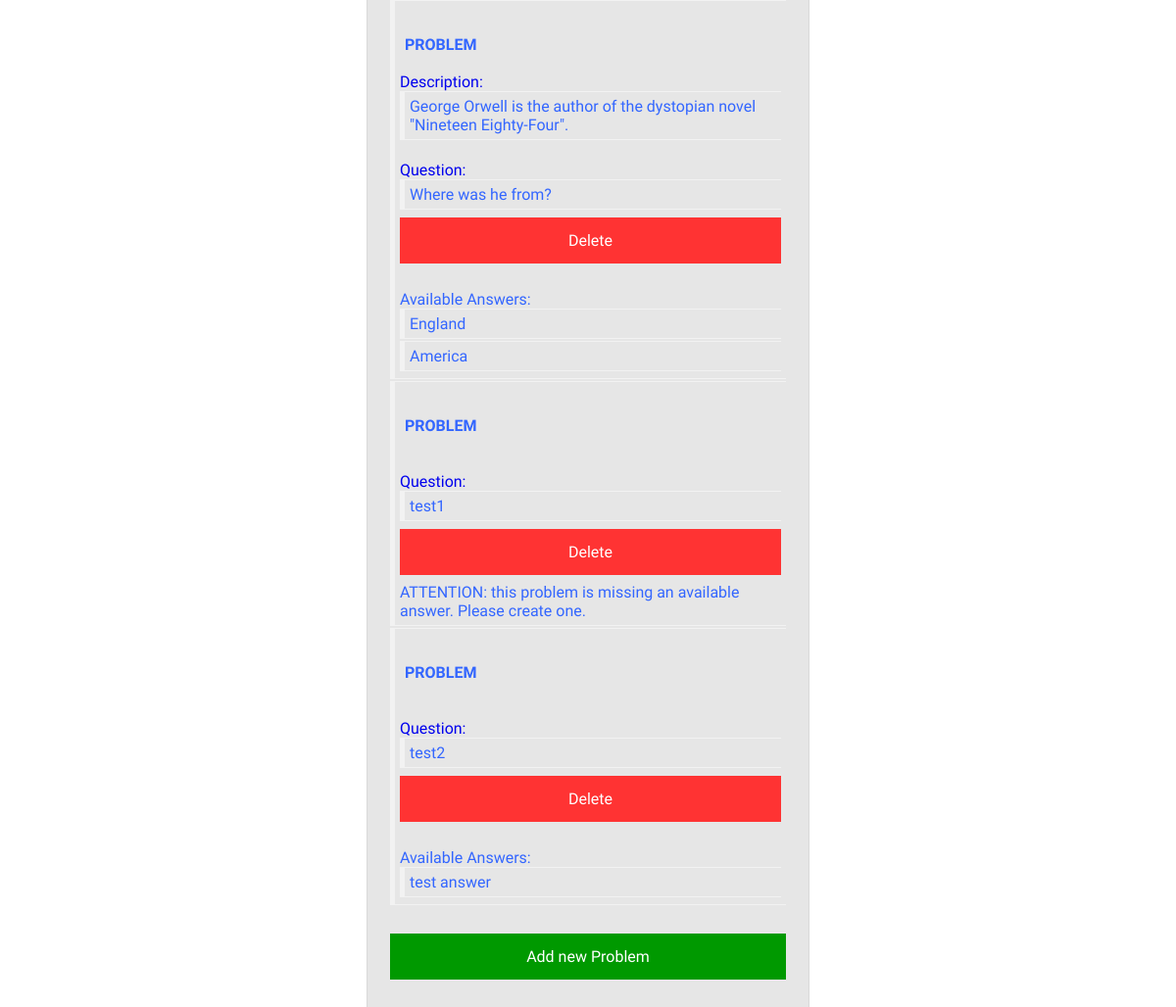
Page /edit-assessment/edit/7/ (signed in, lower part) on the earlier database version.
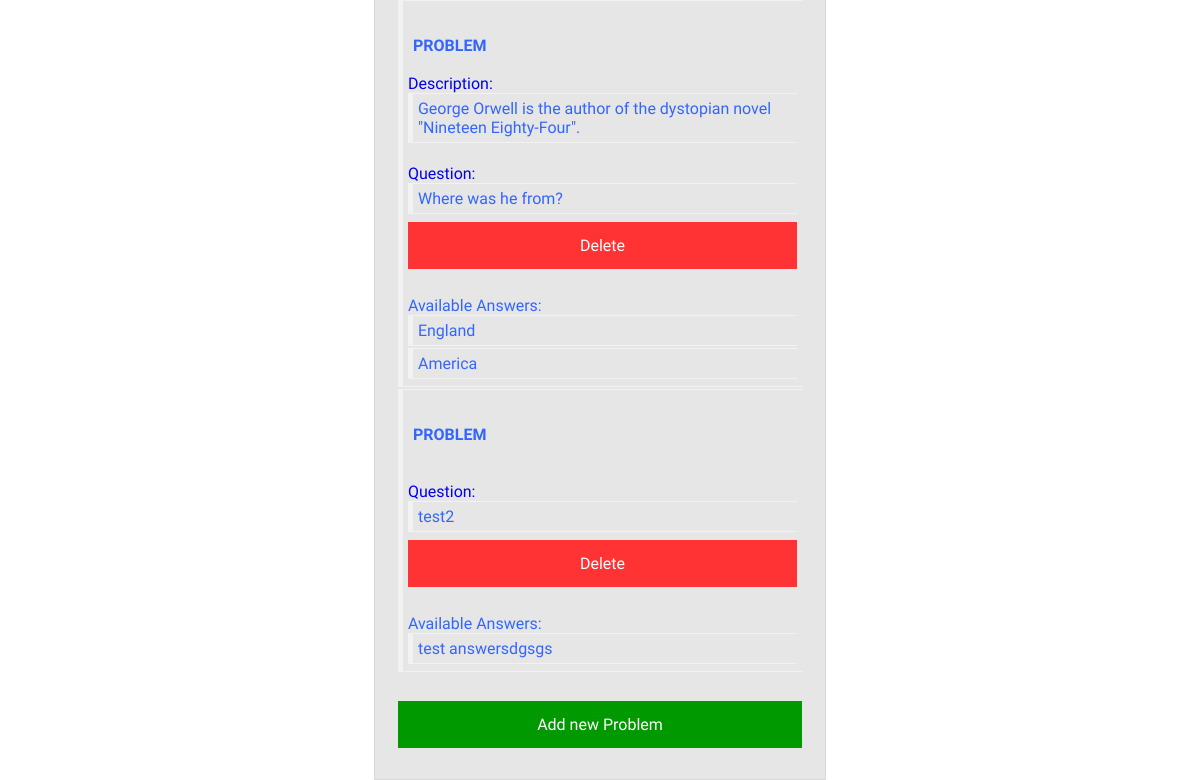
Same page on the later database version.
### assessment/models.py (models this page shows)
class Problem(models.Model):
    creator = models.ForeignKey(settings.AUTH_USER_MODEL, on_delete=models.CASCADE, editable=False)
    assessment = models.ForeignKey(Assessment, on_delete=models.CASCADE)
    description = models.TextField(blank=True)
    question = models.CharField(max_length=255, blank=False)
    is_finished = models.BooleanField(default=False)
    def __str__(self):
        return self.question

class Answer(models.Model):
    creator = models.ForeignKey(settings.AUTH_USER_MODEL, on_delete=models.CASCADE, editable=False)
    answer = models.CharField(max_length=255)
    question = models.ForeignKey(Problem, on_delete=models.CASCADE)
    is_correct_answer = models.BooleanField(default=False)
    def __str__(self):
        return self.answer

### assessment/views.py (the view)
# urls.py: path('edit-assessment/edit/', views.edit_assessment, name='edit-assessment'),
def edit(request, assessment_id):
    current_assessment = Assessment.objects.get(
        id=assessment_id
    )
    user_id = request.user.id
    current_user = User.objects.get(id=user_id)
    user_assessments = Assessment.objects.filter(creator__id=user_id).exclude(title='')
    assessment_problems = Problem.objects.filter(creator=current_user, assessment=current_assessment)
    problems_data = {}
    for problem in assessment_problems:
        answers = Answer.objects.filter(creator=current_user, question=problem)
        correct_answer = Answer.objects.filter(question=problem, is_correct_answer=True)
        problems_data.update({problem: (answers, correct_answer)})
    print(problems_data)
    create_problem_form = CreateProblemForm()
    create_assessment_form = CreateAssessmentForm()
    problem_with_no_answer = None
    for question in Problem.objects.filter(creator=request.user):
        if len(Answer.objects.filter(creator=request.user, question=question)) == 0:
            problem_with_no_answer = question
    template_name = 'edit_assessment.html'
    context = {
        'create_assessment_form': create_assessment_form,
        'create_problem_form': create_problem_form,
        'assessment_problems': assessment_problems,
        'user_assessments': user_assessments,
        'current_assessment': current_assessment,
        'problem_with_no_answer': problem_with_no_answer,
        'problems_data': problems_data,
    }
    return render(request, template_name, context)

### assessment/models.py (called while the page is built)
    def __str__(self):
        return f'{self.title} - ID: {self.id}'

### assessment/templates/assessment/edit_assessment.html (shortened to what this page needs)
{% extends 'home.html' %}
{% block main-content-teacher %}
{% if assessment_problems and not assessment_to_edit%}
{% for problem, data in problems_data.items %}
<ul>
    <a href="{% url 'edit-problem' problem.id %}">
        <h2 id="editable-problem">PROBLEM</h2>
        <br>
        {% if problem.description != '' %}
        Description:
        <ul>{{ problem.description }}</ul>
        {% endif %}
        <br>Question:
        <ul>{{ problem }}</ul>
        <a class="delete-problem" href="{% url 'delete-problem' problem.id %}">Delete</a>
        {% if not data.0 %}
        ATTENTION: this problem is missing an available answer.
        Please create one.
        {% else %}
        <br>Available Answers:
        {% for answer in data.0 %}
        <ul>{{ answer.answer }}</ul>
        {% endfor %}
    {% endif %}
</ul>
{% endfor %}
{% endif %}
{% if current_assessment %}
<br><a id="add-problem" href="{% url 'add-problem' current_assessment.id %}">Add new Problem</a>
{% endif %}
{% endblock %}

Differences in the rows shown:
removed Problem: question "test1", shows "ATTENTION: this problem is missing an available answer. Please create one."
changed Answer: answer "test answer" → "test answersdgsgs"
